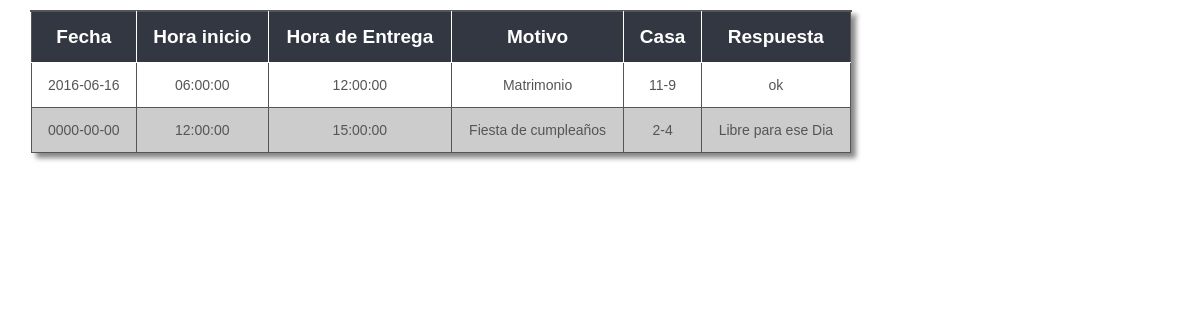
The page /consultas/consulta_reserva_usuarios.php (signed in) on the database its author committed.
### tables this page shows
CREATE TABLE `reservas` (
  `id` int(11) NOT NULL,
  `fecha` date NOT NULL,
  `hora_inicio` time NOT NULL,
  `hora_final` time NOT NULL,
  `motivo` varchar(200) NOT NULL,
  `id_casa` varchar(5) DEFAULT NULL,
  `respuesta` varchar(200) DEFAULT NULL
);

### consultas/consulta_reserva_usuarios.php (the view, shortened to what this page needs)
<?php
	require ("../global/conexion.php");
	if (isset($_SESSION['id_usuario'])) {
		$consulta = $conexion -> query("SELECT * FROM reservas ");
 ?>
 <!DOCTYPE html>
 <html lang="es">
 <head>
	<link rel="stylesheet" href="../css/css_estilos_tablas.css">
 </head>
 <body>
 	<div class="Tabla">
	<table class="Tabla" id="buscar">
		<tr>
			<td>Fecha</td>
			<td>Hora inicio</td>
			<td>Hora de Entrega</td>
			<td>Motivo</td>
			<td>Casa</td>
			<td>Respuesta</td>
		</tr>
		</div>
		<tr>
		<?php
			while ($res = mysqli_fetch_row($consulta)) {
			echo "
			<td>$res[1]</td>
			<td>$res[2]</td>
			<td>$res[3]</td>
			<td>$res[4]</td>
			<td>$res[5]</td>
			<td>$res[6]</td>
		</tr>
		";
			}
		 ?>
 </body>
 </html>
 <?php
}else{
	header('Location: ../index.php');
}
  ?>

### css/css_estilos_tablas.css (style rules this page uses)
* { padding: 0px; margin: 0px; outline: none; }
.Tabla { margin: 10px; padding: 0px; width: 820px; box-shadow: 5px 5px 5px #888888; border: 1px solid #545555; margin-left: 2.5%; margin-top: 10px; position: absolute; }
.Tabla table { border-collapse: collapse; border-spacing: 0; width:100%; height:100%; margin:0px;padding:0px; }
.Tabla tr:nth-child(odd) { background-color:#cccccc; }
.Tabla tr:nth-child(even) { background-color:#ffffff; }
.Tabla td { vertical-align:middle; border:1px solid #545555; border-width:0px 1px 1px 0px; text-align:center; padding:14px; font-size:14px; font-family:Arial; font-weight:normal; color:#545555; }
.Tabla tr:last-child td { border-width:0px 1px 0px 0px; }
.Tabla tr td:last-child { border-width:0px 0px 1px 0px; }
.Tabla tr:last-child td:last-child { border-width:0px 0px 0px 0px; }
.Tabla tr:first-child td { background:-o-linear-gradient(bottom, :#333742 5%, :#333742 100%); background:-webkit-gradient( linear, left top, left bottom, color-stop(0.05, :#333742), color-stop(1, :#333742) ); background:-moz-linear-gradient( center top, :#333742 5%, :#333742 100% ); filter:progid:DXImageTransform.Microsoft.gradient(startColorstr=":#333742", endColorstr=":#333742"); background: -o-linear-gradient(top,:#333742,4caf50); background-color:#333742; border:0px solid #fff; text-align:center; border-width:0px 0px 1px 1px; font-size:19px; font-family:Arial; font-weight:bold; color:#ffffff; }
.Tabla tr:first-child td:first-child { border-width:0px 0px 1px 0px; }
.Tabla tr:first-child td:last-child { border-width:0px 0px 1px 1px; }

### rows shown on the page
reservas: fecha "2016-06-16", hora_inicio "06:00:00", hora_final "12:00:00", motivo "Matrimonio", id_casa "11-9", respuesta "ok"
reservas: fecha "0000-00-00", hora_inicio "12:00:00", hora_final "15:00:00", motivo "Fiesta de cumpleaños", id_casa "2-4", respuesta "Libre para ese Dia"
